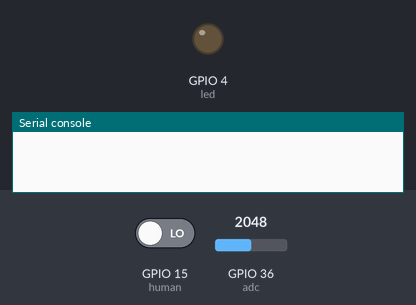
The program below on a simulated ESP32 board running MicroPython. Shown: output pins drawn as LEDs (lit = HIGH), the last lines printed to the serial console. The test bench sets the inputs (shaded band); at power-on: GPIO 15 (human) LOW, GPIO 36 (adc) = 2048 (analog values on the 0–4095 scale).

Above: at 1.2 s.
1.3 s: GPIO 15 (human) driven HIGH
At 2.4 s:
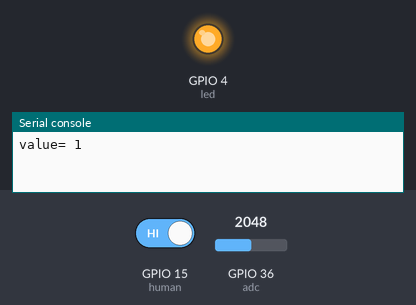
2.8 s: GPIO 15 (human) driven LOW
At 4.1 s:
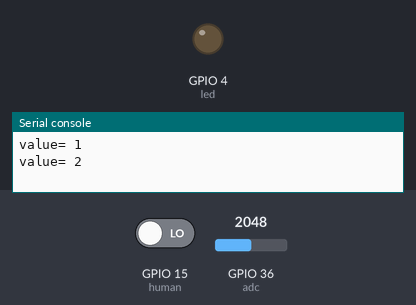
Timing chart, 0 to 5.8 s (numbered marks = the images above; inputs shaded):
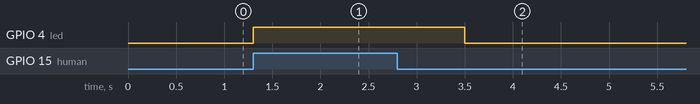

Measured:
- after the input at 1.3 s, GPIO 4 (led): LOW → HIGH at once
- after the input at 2.8 s, GPIO 4 (led): HIGH → LOW after 0.70 s

The program:

Project_25_Human_Induction_Lamp.py
```python
from machine import Pin, ADC
import time

# Human infrared sensor pin
human = Pin(15, Pin.IN)

# Initialize the photosensitive sensor pin to GP36 (ADC function)
adc=ADC(Pin(36))
adc.atten(ADC.ATTN_11DB)
adc.width(ADC.WIDTH_10BIT)
#create the LED object from Pin 4, Set Pin 4 to output
led = Pin(4, Pin.OUT)

def detect_someone():
    if human.value() == 1:
        return True
    return False

abc = 0

while True:
    adcVal=adc.read()
    if adcVal >= 500:
        if detect_someone() == True:
            abc += 1
            led.value(1)
            print("value=", abc)
            time.sleep(1)
        else:
            if abc != 0:
                abc = 0
                led.value(0)
    else:
        led.value(0)

    time.sleep(0.1)
```
